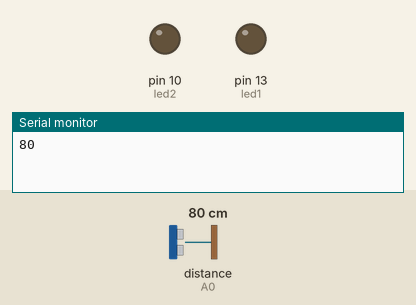
Simulated run of this sketch. Board: Arduino Uno, built with avr-gcc and run on an emulated ATmega328P. On the bench: output pins drawn as LEDs (lit = HIGH), the last lines printed to the serial monitor. Inputs (shaded band) come from the test bench; at power-on: distance to the obstacle (sensor on A0) 80 cm.

Above: at 1.2 s.
1.3 s: distance to the obstacle (sensor on A0) set to 22 cm
At 1.67 s:
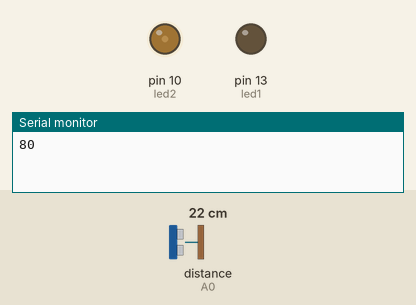
4.3 s: distance to the obstacle (sensor on A0) set to 18 cm
At 4.31 s:
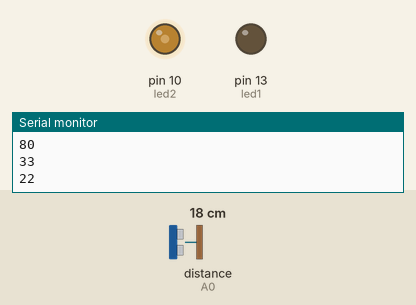
At 6.8 s:
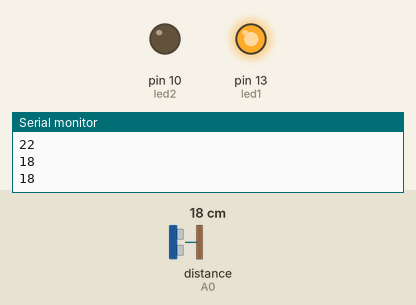
Timing chart, 0 to 8.3 s (numbered marks = the images above; inputs shaded):
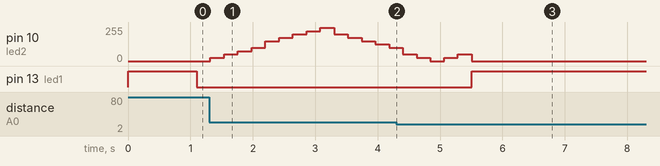

Measured:
- the behaviour switches between 21 and 20 cm on distance to the obstacle (sensor on A0) (found by bisection; images 1 and 2)
- after the input at 4.3 s, pin 13 (led1): LOW → HIGH after 1.2 s

The sketch:

midtermCircuit.ino
```cpp
#include <SharpIR.h>

SharpIR sensor(SharpIR::GP2Y0A21YK0F, A0);
int led1 = 13; // red led
int led2 = 10; //green led

int fadeAmount = 0;
int deltaFade = 25;

bool sociallyDistanced = false;

void setup() {
  Serial.begin(9600); //Enable the serial comunication
  pinMode(led1, OUTPUT);
  pinMode(led2, OUTPUT);
}

//Function to display a calm-like fade in and out for the green LED
void displayGreen(){
  analogWrite(led2, fadeAmount);
  fadeAmount += deltaFade;
  if(fadeAmount <= 0 || fadeAmount >= 250){
    deltaFade *= -1;
  }
  digitalWrite(led1, LOW);
}

//function to display the alarming "you're too close SOCIAL DISTANCE" red LED
void displayRed(){
  digitalWrite(led1, HIGH);
  analogWrite(led2, 0);
}

//Get 5 distance readings, each 1/5th of a second apart, then average them to get a stable reading.
//Send that to Processing, then turn on the Red LED if the distance is closer than 20 cm, or turn on
//the Green LED if the distance is further than 20cm.
void loop() {

  int distance = 0;

  if(sociallyDistanced){
    displayGreen();
  }
  else{
    displayRed();
  }

  distance += sensor.getDistance(); //Calculate the distance in centimeters and store the value in a variable
  delay(200);

  if(sociallyDistanced){
    displayGreen();
  }
  else{
    displayRed();
  }

  distance += sensor.getDistance(); //Calculate the distance in centimeters and store the value in a variable
  delay(200);

  if(sociallyDistanced){
    displayGreen();
  }
  else{
    displayRed();
  }

  distance += sensor.getDistance(); //Calculate the distance in centimeters and store the value in a variable
  delay(200);

  if(sociallyDistanced){
    displayGreen();
  }
  else{
    displayRed();
  }

  distance += sensor.getDistance(); //Calculate the distance in centimeters and store the value in a variable
  delay(200);

  if(sociallyDistanced){
    displayGreen();
  }
  else{
    displayRed();
  }

  distance += sensor.getDistance(); //Calculate the distance in centimeters and store the value in a variable
  delay(200);

  if(sociallyDistanced){
    displayGreen();
  }
  else{
    displayRed();
  }

  distance = distance/5;//get an average of 5 reads per second. Help with consistency?
  // Print the measured distance to the serial monitor:
  Serial.println(distance);
  if(distance > 20) {
    sociallyDistanced = true;
  } else {
    sociallyDistanced = false;
  }

}
```
